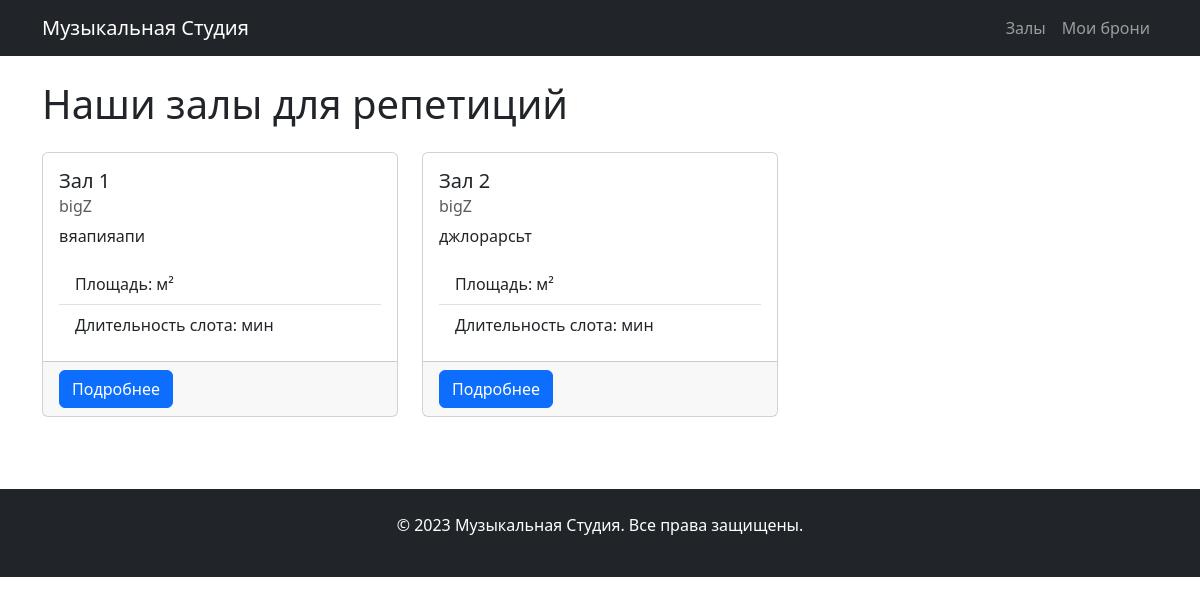
Page /rooms/ on the earlier database version.
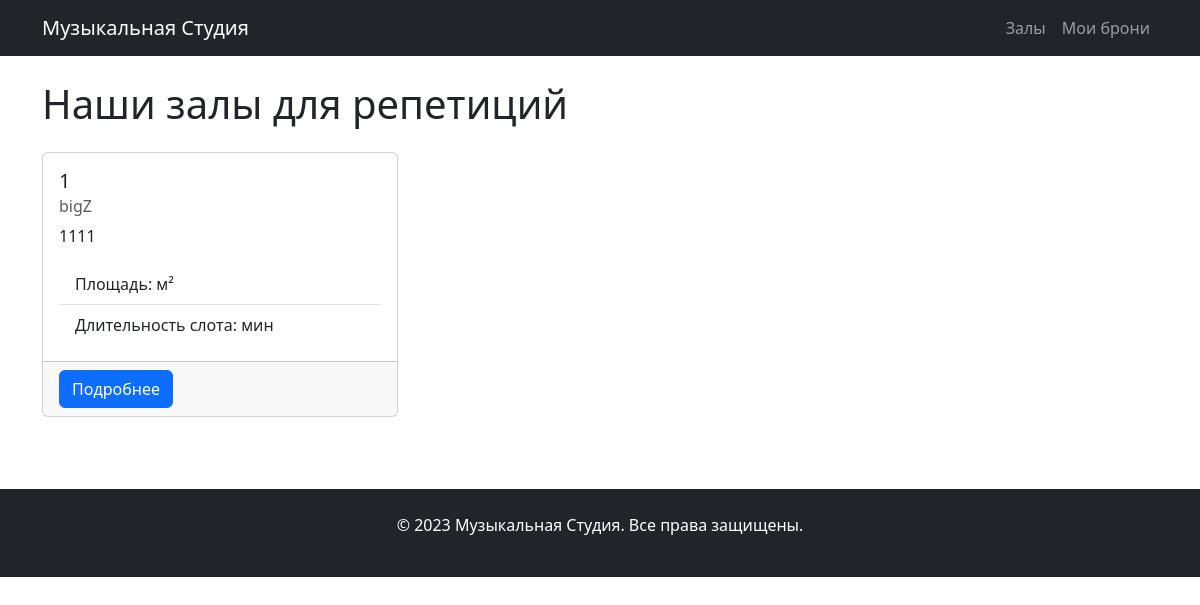
Same page on the later database version.
### studios/models.py (models this page shows, shortened)
class Room(models.Model):
    name = models.CharField(max_length=100, verbose_name="Название зала")
    studio = models.ForeignKey(Studio, on_delete=models.CASCADE, related_name='rooms')
    description = models.TextField(blank=True, verbose_name="Описание")
    is_active = models.BooleanField(default=True, verbose_name="Активен")

class Studio(models.Model):
    name = models.CharField(max_length=100, verbose_name="Название")
    address = models.TextField(verbose_name="Адрес")
    created_at = models.DateTimeField(auto_now_add=True)
    updated_at = models.DateTimeField(auto_now=True)

### website/views.py (the view)
# urls.py: path('rooms/', views.room_list, name='room_list'),
def room_list(request):
    rooms = Room.objects.all().select_related('studio')
    return render(request, 'website/room_list.html', {'rooms': rooms})

### website/templates/website/room_list.html (shortened to what this page needs)
{% extends "website/base.html" %}
{% block content %}
<h1 class="mb-4">Наши залы для репетиций</h1>
<div class="row">
    {% for room in rooms %}
    <div class="col-md-4 mb-4">
        <div class="card h-100">
            <div class="card-body">
                <h5 class="card-title">{{ room.name }}</h5>
                <h6 class="card-subtitle mb-2 text-muted">{{ room.studio.name }}</h6>
                <p class="card-text">{{ room.description|truncatechars:100 }}</p>
                <ul class="list-group list-group-flush">
                    <li class="list-group-item">Площадь: {{ room.area }} м²</li>
                    <li class="list-group-item">Длительность слота: {{ room.slot_duration }} мин</li>
                </ul>
            </div>
            <div class="card-footer">
                <a href="{% url 'room_detail' room.id %}" class="btn btn-primary">Подробнее</a>
            </div>
        </div>
    </div>
    {% endfor %}
</div>
{% endblock %}

### website/templates/website/base.html (shortened to what this page needs)
<!DOCTYPE html>
<html lang="ru">
<head>
    <link href="https://cdn.jsdelivr.net/npm/bootstrap@5.3.0/dist/css/bootstrap.min.css" rel="stylesheet">
</head>
<body>
    <nav class="navbar navbar-expand-lg navbar-dark bg-dark">
        <div class="container">
            <a class="navbar-brand" href="{% url 'index' %}">Музыкальная Студия</a>
            <div class="collapse navbar-collapse" id="navbarNav">
                <ul class="navbar-nav ms-auto">
                    <li class="nav-item">
                        <a class="nav-link" href="{% url 'room_list' %}">Залы</a>
                    </li>
                    <li class="nav-item">
                        <a class="nav-link" href="{% url 'my_bookings' %}">Мои брони</a>
                    </li>
                </ul>
            </div>
        </div>
    </nav>
    <div class="container mt-4">
        {% block content %}{% endblock %}
    </div>
    <footer class="bg-dark text-white mt-5 py-4">
        <div class="container text-center">
            <p>&copy; 2023 Музыкальная Студия. Все права защищены.</p>
        </div>
    </footer>
</body>
</html>

Differences in the rows shown:
removed Room: name "Зал 1", studio.name "bigZ", description "вяапияапи"
removed Room: name "Зал 2", studio.name "bigZ", description "джлорарсьт"
added Room: name "1", studio.name "bigZ", description "1111"
